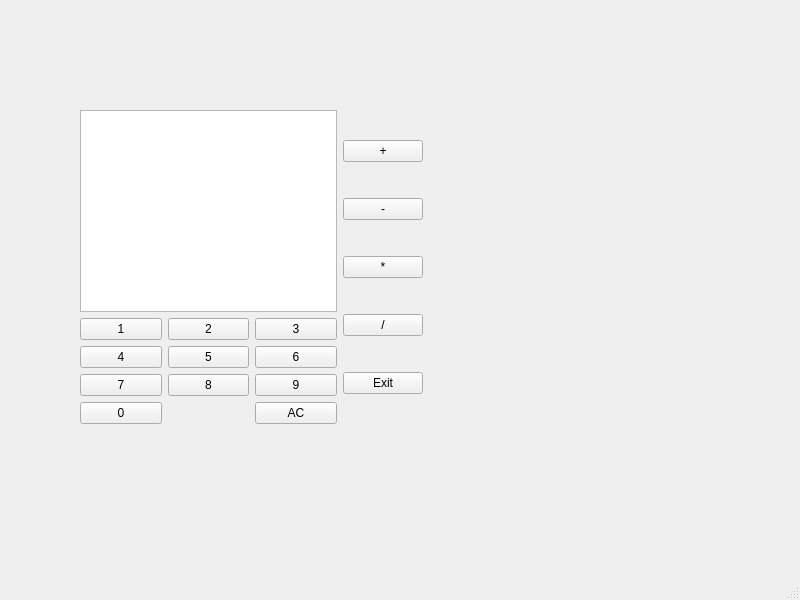
<?xml version="1.0" encoding="UTF-8"?>
<ui version="4.0">
 <class>MainWindow</class>
 <widget class="QMainWindow" name="MainWindow">
  <property name="geometry">
   <rect>
    <x>0</x>
    <y>0</y>
    <width>800</width>
    <height>600</height>
   </rect>
  </property>
  <property name="windowTitle">
   <string>MainWindow</string>
  </property>
  <widget class="QWidget" name="centralwidget">
   <widget class="QWidget" name="">
    <property name="geometry">
     <rect>
      <x>80</x>
      <y>110</y>
      <width>343</width>
      <height>314</height>
     </rect>
    </property>
    <layout class="QHBoxLayout" name="horizontalLayout">
     <item>
      <layout class="QVBoxLayout" name="verticalLayout">
       <item>
        <widget class="QTextEdit" name="answer"/>
       </item>
       <item>
        <layout class="QGridLayout" name="gridLayout">
         <item row="1" column="1">
          <widget class="QPushButton" name="button_five">
           <property name="text">
            <string>5</string>
           </property>
          </widget>
         </item>
         <item row="1" column="0">
          <widget class="QPushButton" name="button_four">
           <property name="text">
            <string>4</string>
           </property>
          </widget>
         </item>
         <item row="4" column="0">
          <widget class="QPushButton" name="button_zero">
           <property name="text">
            <string>0</string>
           </property>
          </widget>
         </item>
         <item row="3" column="0">
          <widget class="QPushButton" name="button_seven">
           <property name="text">
            <string>7</string>
           </property>
          </widget>
         </item>
         <item row="0" column="1">
          <widget class="QPushButton" name="button_two">
           <property name="text">
            <string>2</string>
           </property>
          </widget>
         </item>
         <item row="0" column="2">
          <widget class="QPushButton" name="button_three">
           <property name="text">
            <string>3</string>
           </property>
          </widget>
         </item>
         <item row="0" column="0">
          <widget class="QPushButton" name="button_one">
           <property name="text">
            <string>1</string>
           </property>
          </widget>
         </item>
         <item row="1" column="2">
          <widget class="QPushButton" name="button_six">
           <property name="text">
            <string>6</string>
           </property>
          </widget>
         </item>
         <item row="3" column="1">
          <widget class="QPushButton" name="button_eight">
           <property name="text">
            <string>8</string>
           </property>
          </widget>
         </item>
         <item row="3" column="2">
          <widget class="QPushButton" name="button_nine">
           <property name="text">
            <string>9</string>
           </property>
          </widget>
         </item>
         <item row="4" column="2">
          <widget class="QPushButton" name="pushButton">
           <property name="text">
            <string>AC</string>
           </property>
          </widget>
         </item>
        </layout>
       </item>
      </layout>
     </item>
     <item>
      <layout class="QVBoxLayout" name="verticalLayout_2">
       <item>
        <widget class="QPushButton" name="button_plus">
         <property name="text">
          <string>+</string>
         </property>
        </widget>
       </item>
       <item>
        <widget class="QPushButton" name="button_minus">
         <property name="text">
          <string>-</string>
         </property>
        </widget>
       </item>
       <item>
        <widget class="QPushButton" name="button_multi">
         <property name="text">
          <string>*</string>
         </property>
        </widget>
       </item>
       <item>
        <widget class="QPushButton" name="button_division">
         <property name="text">
          <string>/</string>
         </property>
        </widget>
       </item>
       <item>
        <widget class="QPushButton" name="pushButton_2">
         <property name="text">
          <string>Exit</string>
         </property>
        </widget>
       </item>
      </layout>
     </item>
    </layout>
   </widget>
  </widget>
  <widget class="QMenuBar" name="menubar">
   <property name="geometry">
    <rect>
     <x>0</x>
     <y>0</y>
     <width>800</width>
     <height>21</height>
    </rect>
   </property>
  </widget>
  <widget class="QStatusBar" name="statusbar"/>
 </widget>
 <resources/>
 <connections/>
</ui>
